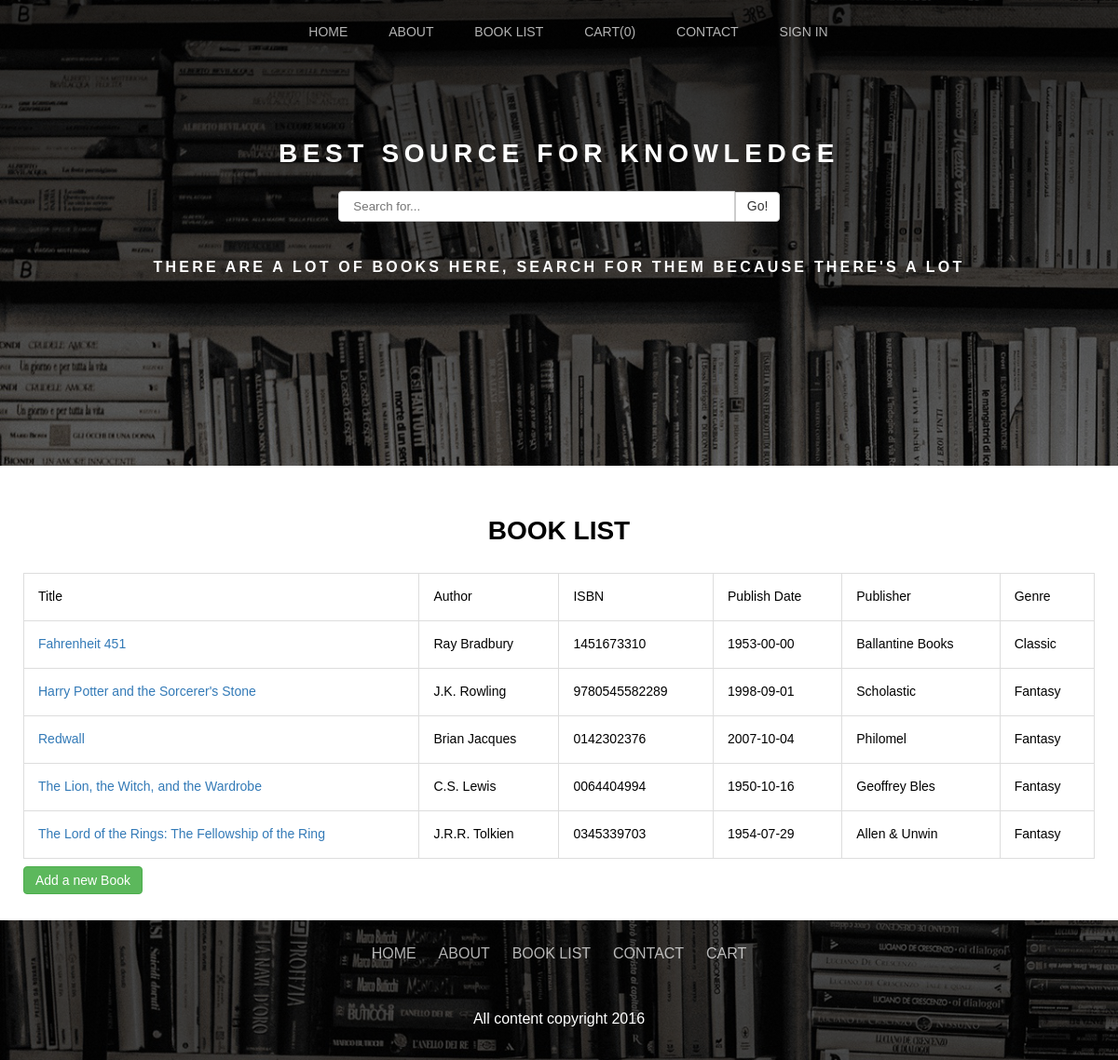
Page /booklist.php (signed in) on the committed database.
### tables this page shows
CREATE TABLE IF NOT EXISTS `books` (
`book_id` int(11) NOT NULL,
  `title` varchar(300) NOT NULL,
  `author` varchar(300) NOT NULL,
  `isbn` varchar(15) NOT NULL,
  `image_link` text,
  `genre` varchar(300) DEFAULT NULL,
  `description` text,
  `publisher` varchar(50) NOT NULL,
  `publication_date` date NOT NULL
);

### includes/database.php (called while the page is built, shortened)
<?php
$host = "localhost";
$login = "phpuser";
$password = "phpuser";
$database = "library_lending";
$conn = @new mysqli($host,$login,$password,$database);
$sql = "SELECT title,author,genre,publisher,publication_date,isbn,book_id FROM books ORDER BY title ASC";
$query = $conn->query($sql);
?>

### booklist.php (the view)
<?php
include "includes/header.php";
include "includes/database.php";
?>
<section class="book-list">
    <h2 class="booklist-headline">Book List</h2>
    <table class="booklist-table" style="width:100%">
        <tr>
            <th>Title</th>
            <th>Author</th>
            <th>ISBN</th>
            <th>Publish Date</th>
            <th>Publisher</th>
            <th>Genre</th>
        </tr>
        <?php
        while (($row = $query->fetch_assoc()) !== NULL) {
            echo "<tr>";
            echo "<td><a href='bookdetails.php?book_id=", $row['book_id'], "'>", $row['title'], "</a></td>";
            echo "<td>", $row['author'], "</td>";
            echo "<td>", $row['isbn'], "</td>";
            echo "<td>", $row['publication_date'], "</td>";
            echo "<td>", $row['publisher'], "</td>";
            echo "<td>", $row['genre'], "</td>";
            echo "</tr>";
        }
        ?>
    </table>
    <?php
        if($admin == 1){
            echo "<a href='addbook.php'><button class='btn btn-success'>Add a new Book</button></a>";
        }
    ?>
<br>
<br>
</section>
<?php include "includes/footer.php"; ?>

### css/sections.css (style rules this page uses)
* { margin: 0; padding: 0; }
body, html { height: 100%; }
body { overflow-x: hidden; }
html { font-size: 14px; font-family: sans-serif; line-height: 1.428; }
h1, h2, h3, h4, h5, h6, p { margin-bottom: 20px; }
h2 { font-size: 30px; }
.btn { margin: 8px 0; padding: 6px 12px; font-size: 14px; font-weight: 400; text-align: center; cursor: pointer; border: 1px solid transparent; border-radius: 4px; }
.btn-success { color: #ffffff; background-color: #5cb85c; border-color: #4cae4c; }
html { font-family: sans-serif; -ms-text-size-adjust: 100%; -webkit-text-size-adjust: 100%; }
body { margin: 0; }
article, aside, details, figcaption, figure, footer, header, hgroup, main, nav, section, summary { display: block; }
a { background: 0 0; }
button, input, optgroup, select, textarea { color: inherit; margin: 0; }
button { overflow: visible; }
button, select { text-transform: none; }
button, html input[type=button], input[type=reset], input[type=submit] { -webkit-appearance: button; cursor: pointer; }
table { border-collapse: collapse; border-spacing: 0; }
td, th { padding: 0; }
.book-list { padding-top: 50px; padding-left: 25px; padding-right: 25px; padding-bottom: 0px; height: auto; }
.booklist-headline { padding-bottom: 25px; margin: auto; text-align: center; font-size: 28px; font-weight: 700; text-transform: uppercase; color: black; }
.booklist-table td, th { text-transform: none; font-size: 14px; font-weight: 500; border: 1px solid #ddd; text-align: left; }
.booklist-table { border-collapse: collapse; width: 100%; }
.booklist-table a { color: #337ab7; text-decoration: none; }
th, td { padding: 15px; }

### rows in the picture
books: title "Fahrenheit 451", author "Ray Bradbury", isbn "1451673310", publication_date "1953-00-00", publisher "Ballantine Books", genre "Classic"
books: title "Harry Potter and the Sorcerer's Stone", author "J.K. Rowling", isbn "9780545582289", publication_date "1998-09-01", publisher "Scholastic", genre "Fantasy"
books: title "Redwall", author "Brian Jacques", isbn "0142302376", publication_date "2007-10-04", publisher "Philomel", genre "Fantasy"
books: title "The Lion, the Witch, and the Wardrobe", author "C.S. Lewis", isbn "0064404994", publication_date "1950-10-16", publisher "Geoffrey Bles", genre "Fantasy"
books: title "The Lord of the Rings: The Fellowship of the Ring", author "J.R.R. Tolkien", isbn "0345339703", publication_date "1954-07-29", publisher "Allen & Unwin", genre "Fantasy"

### other values in the picture
$count "0"
